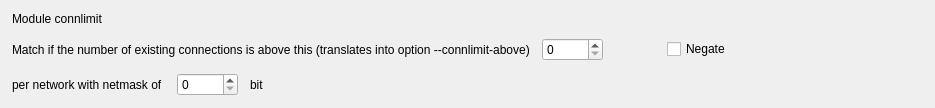
         <widget class="QWidget" name="tab4">
          <attribute name="title">
           <string>connlimit</string>
          </attribute>
          <layout class="QGridLayout" name="RuleOptions_gridLayout_9">
           <property name="leftMargin">
            <number>12</number>
           </property>
           <property name="topMargin">
            <number>12</number>
           </property>
           <property name="rightMargin">
            <number>12</number>
           </property>
           <property name="bottomMargin">
            <number>12</number>
           </property>
           <property name="spacing">
            <number>12</number>
           </property>
           <item row="0" column="0">
            <widget class="QLabel" name="textLabel3_4">
             <property name="text">
              <string>Module connlimit</string>
             </property>
             <property name="wordWrap">
              <bool>false</bool>
             </property>
            </widget>
           </item>
           <item row="1" column="0" colspan="4">
            <widget class="QLabel" name="ipt_connlimit_above_label">
             <property name="text">
              <string>Match if the number of existing connections is above this (translates into option --connlimit-above)</string>
             </property>
             <property name="wordWrap">
              <bool>false</bool>
             </property>
            </widget>
           </item>
           <item row="1" column="4">
            <widget class="QSpinBox" name="ipt_connlimit">
             <property name="sizePolicy">
              <sizepolicy hsizetype="Fixed" vsizetype="Fixed">
               <horstretch>0</horstretch>
               <verstretch>0</verstretch>
              </sizepolicy>
             </property>
             <property name="maximum">
              <number>99999</number>
             </property>
            </widget>
           </item>
           <item row="1" column="5">
            <spacer>
             <property name="orientation">
              <enum>Qt::Orientation::Horizontal</enum>
             </property>
             <property name="sizeType">
              <enum>QSizePolicy::Policy::Expanding</enum>
             </property>
             <property name="sizeHint" stdset="0">
              <size>
               <width>40</width>
               <height>20</height>
              </size>
             </property>
            </spacer>
           </item>
           <item row="1" column="6">
            <widget class="QCheckBox" name="ipt_connlimit_above_not">
             <property name="text">
              <string>Negate</string>
             </property>
            </widget>
           </item>
           <item row="1" column="7">
            <spacer name="horizontalSpacer_3">
             <property name="orientation">
              <enum>Qt::Orientation::Horizontal</enum>
             </property>
             <property name="sizeHint" stdset="0">
              <size>
               <width>168</width>
               <height>20</height>
              </size>
             </property>
            </spacer>
           </item>
           <item row="2" column="0">
            <widget class="QLabel" name="textLabel3_3">
             <property name="sizePolicy">
              <sizepolicy hsizetype="Minimum" vsizetype="Preferred">
               <horstretch>0</horstretch>
               <verstretch>0</verstretch>
              </sizepolicy>
             </property>
             <property name="text">
              <string>per network with netmask of </string>
             </property>
             <property name="wordWrap">
              <bool>false</bool>
             </property>
            </widget>
           </item>
           <item row="2" column="1">
            <widget class="QSpinBox" name="ipt_connlimit_masklen">
             <property name="sizePolicy">
              <sizepolicy hsizetype="Fixed" vsizetype="Fixed">
               <horstretch>0</horstretch>
               <verstretch>0</verstretch>
              </sizepolicy>
             </property>
             <property name="maximum">
              <number>10000</number>
             </property>
            </widget>
           </item>
           <item row="2" column="2">
            <widget class="QLabel" name="textLabel5_2">
             <property name="sizePolicy">
              <sizepolicy hsizetype="Minimum" vsizetype="Preferred">
               <horstretch>0</horstretch>
               <verstretch>0</verstretch>
              </sizepolicy>
             </property>
             <property name="text">
              <string>bit</string>
             </property>
             <property name="wordWrap">
              <bool>false</bool>
             </property>
            </widget>
           </item>
           <item row="2" column="3" colspan="6">
            <spacer>
             <property name="orientation">
              <enum>Qt::Orientation::Horizontal</enum>
             </property>
             <property name="sizeType">
              <enum>QSizePolicy::Policy::Expanding</enum>
             </property>
             <property name="sizeHint" stdset="0">
              <size>
               <width>20</width>
               <height>20</height>
              </size>
             </property>
            </spacer>
           </item>
           <item row="3" column="2">
            <spacer>
             <property name="orientation">
              <enum>Qt::Orientation::Vertical</enum>
             </property>
             <property name="sizeType">
              <enum>QSizePolicy::Policy::MinimumExpanding</enum>
             </property>
             <property name="sizeHint" stdset="0">
              <size>
               <width>20</width>
               <height>0</height>
              </size>
             </property>
            </spacer>
           </item>
          </layout>
         </widget>
